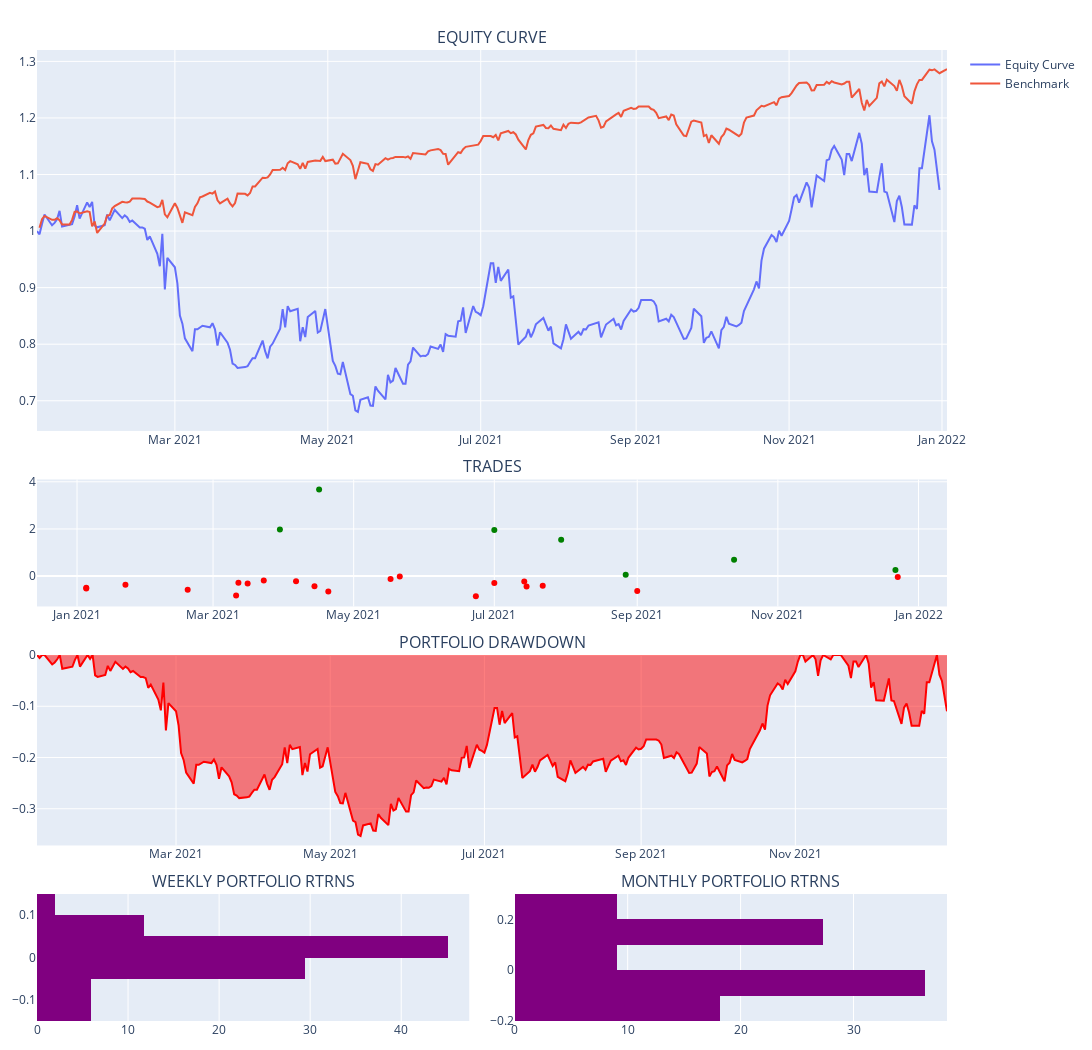

This figure's notebook cell:
### Code cell
evb_backtest.portfolio.plot_portfolio()

### Figure 1 — Plotly figure (JSON) as saved in the notebook; plotly's stock layout.template omitted (floating-point values rounded to 4 significant figures; data arrays with more than 128 entries replaced by an {"elided": "..."} marker saying what was removed)
{"data": [{"name": "Equity Curve", "showlegend": true, "type": "scatter", "x": {"elided": "259 str values"}, "xaxis": "x", "y": {"elided": "259 float values"}, "yaxis": "y"}, {"name": "Benchmark", "showlegend": true, "type": "scatter", "x": {"elided": "260 str values"}, "xaxis": "x", "y": {"elided": "260 float values"}, "yaxis": "y"}, {"customdata": [8, 6, 1, 8, 4, 5, 4, 3, 4, 2, 2, 4, 4, 2, 2, 1, 11, 2, 1, 3, 1, 9, 2, 1, 1, 20, 1], "hovertemplate": "<b>%{text}</b><br><br>Date: %{x}<br>Size: %{customdata}<br>PnL: %{y}<br>", "marker": {"color": ["red", "red", "red", "red", "red", "red", "red", "red", "green", "red", "red", "green", "red", "red", "red", "red", "red", "green", "red", "red", "red", "green", "green", "red", "green", "green", "red"]}, "mode": "markers", "name": "Ticker", "showlegend": false, "text": ["AAPL", "TSLA", "NFLX", "NVDA", "BA", "NVDA", "AAPL", "AAPL", "NVDA", "AAPL", "AMZN", "COST", "SBUX", "AAPL", "AAPL", "AMZN", "AMD", "AAPL", "SBUX", "NFLX", "SBUX", "AMD", "NFLX", "AMZN", "TSLA", "NVDA", "COST"], "type": "scatter", "x": ["2021-01-05T00:00:00", "2021-01-05T00:00:00", "2021-01-22T00:00:00", "2021-02-18T00:00:00", "2021-03-11T00:00:00", "2021-03-12T00:00:00", "2021-03-16T00:00:00", "2021-03-23T00:00:00", "2021-03-30T00:00:00", "2021-04-06T00:00:00", "2021-04-14T00:00:00", "2021-04-16T00:00:00", "2021-04-20T00:00:00", "2021-05-17T00:00:00", "2021-05-21T00:00:00", "2021-06-23T00:00:00", "2021-07-01T00:00:00", "2021-07-01T00:00:00", "2021-07-14T00:00:00", "2021-07-15T00:00:00", "2021-07-22T00:00:00", "2021-07-30T00:00:00", "2021-08-27T00:00:00", "2021-09-01T00:00:00", "2021-10-13T00:00:00", "2021-12-22T00:00:00", "2021-12-23T00:00:00"], "xaxis": "x2", "y": [-0.4987, -0.5236, -0.3659, -0.5845, -0.828, -0.2836, -0.315, -0.185, 1.975, -0.2236, -0.4278, 3.67, -0.6595, -0.1234, -0.01394, -0.8617, -0.2898, 1.95, -0.2313, -0.4466, -0.4142, 1.539, 0.06058, -0.6313, 0.6875, 0.2607, -0.03936], "yaxis": "y2"}, {"fill": "tozeroy", "line": {"color": "red"}, "name": "Drawdown", "showlegend": false, "type": "scatter", "x": {"elided": "259 str values"}, "xaxis": "x3", "y": {"elided": "259 float values"}, "yaxis": "y3"}, {"histnorm": "percent", "marker": {"color": "purple"}, "showlegend": false, "type": "histogram", "xaxis": "x4", "y": [null, -0.02057, 0.01383, -0.01504, 0.03067, -0.01822, -0.0274, -0.03829, -0.1494, 0.02743, -0.01388, -0.07687, 0.02278, 0.03336, 0.07156, -0.01222, 0.01677, -0.1084, -0.08694, 0.02244, 0.05619, 0.04762, 0.002286, 0.02407, 0.005799, 0.05771, 0.05175, -0.1234, 0.04466, -0.04022, 0.01011, 0.02896, 0.00213, 0.007628, 0.04402, -0.04305, -0.0015, 0.02806, -0.04631, 0.01639, 0.0389, 0.1152, 0.02368, 0.05897, 0.0456, 0.04774, -0.02333, -0.048, -0.001414, -0.05309, 0.09847, -0.03466], "yaxis": "y4"}, {"histnorm": "percent", "marker": {"color": "purple"}, "showlegend": false, "type": "histogram", "xaxis": "x5", "y": [null, -0.05352, -0.1932, 0.1216, -0.153, 0.1706, -0.06234, 0.07012, -0.05207, 0.2198, 0.1641, -0.07088], "yaxis": "y5"}], "layout": {"annotations": [{"font": {"size": 16}, "showarrow": false, "text": "EQUITY CURVE", "x": 0.5, "xanchor": "center", "xref": "paper", "y": 1.0, "yanchor": "bottom", "yref": "paper"}, {"font": {"size": 16}, "showarrow": false, "text": "TRADES", "x": 0.5, "xanchor": "center", "xref": "paper", "y": 0.5577, "yanchor": "bottom", "yref": "paper"}, {"font": {"size": 16}, "showarrow": false, "text": "PORTFOLIO DRAWDOWN", "x": 0.5, "xanchor": "center", "xref": "paper", "y": 0.3769, "yanchor": "bottom", "yref": "paper"}, {"font": {"size": 16}, "showarrow": false, "text": "WEEKLY PORTFOLIO RTRNS", "x": 0.2375, "xanchor": "center", "xref": "paper", "y": 0.1308, "yanchor": "bottom", "yref": "paper"}, {"font": {"size": 16}, "showarrow": false, "text": "MONTHLY PORTFOLIO RTRNS", "x": 0.7625, "xanchor": "center", "xref": "paper", "y": 0.1308, "yanchor": "bottom", "yref": "paper"}], "height": 1050, "hovermode": "x unified", "margin": {"b": 20, "l": 15, "r": 15, "t": 50}, "paper_bgcolor": "WHITE", "width": 1200, "xaxis": {"anchor": "y", "domain": [0, 1]}, "xaxis2": {"anchor": "y2", "domain": [0, 1]}, "xaxis3": {"anchor": "y3", "domain": [0, 1]}, "xaxis4": {"anchor": "y4", "domain": [0, 0.475]}, "xaxis5": {"anchor": "y5", "domain": [0.525, 1]}, "yaxis": {"anchor": "x", "domain": [0.6077, 1.0]}, "yaxis2": {"anchor": "x2", "domain": [0.4269, 0.5577]}, "yaxis3": {"anchor": "x3", "domain": [0.1808, 0.3769]}, "yaxis4": {"anchor": "x4", "domain": [0, 0.1308]}, "yaxis5": {"anchor": "x5", "domain": [0, 0.1308]}}}
